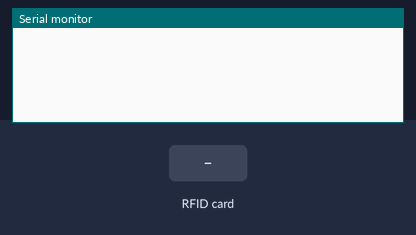
Recording of a sketch running on a simulated Arduino Uno, built with avr-gcc and run on an emulated ATmega328P. On the bench: the last lines printed to the serial monitor. The test bench sets the inputs (shaded band).

Above: at 1.2 s.
1.3 s: RFID card 5E 7A 19 C4 held to the reader
At 2.5 s:
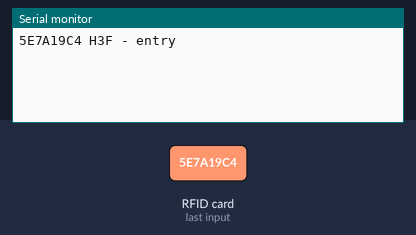
2.8 s: RFID card 5E 7A 19 C4 held to the reader
At 4.1 s:
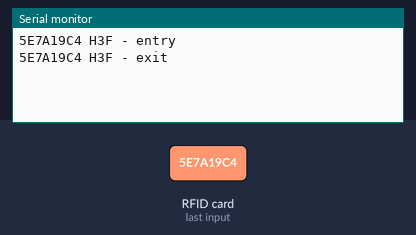

The sketch:

RFID_v6.ino
```cpp
#include <SPI.h>
#include <RFID.h>

#define ss 10 // change depending on wiring
#define rst 9 // change depending on wiring
#define tags_in_circulation 3 // tags in circulation
int databasesize = 3; // how many tags can be in one location
String setlocation = "H3F"; // building, floor number + F

RFID rfid(ss, rst);

class card {
  public:
    unsigned char UID[5];
    String location;
    bool entry;
};

card database[tags_in_circulation];
card detected_card;
int current_slot;
int existing_slot;

void setup() {
  Serial.begin(9600);
  SPI.begin();
  rfid.init();
  current_slot = 0;
  existing_slot = 0;
}

void loop() {
  if (rfid.isCard()) {
    if (rfid.readCardSerial()) {
      record_to_detected();  // UID is stored to detected_card
      entrystatus(); // if there is an entry in the database already, we know if its an exiting or entering tag
      printcard(); // print the card info, stored on detected_card
      database[current_slot] = detected_card;
      current_slot = (current_slot + 1) % databasesize;
    }
    delay(1500);
  }
}

void record_to_detected() {
  for (int i = 0; i < 4; i++) {
    detected_card.UID[i] = rfid.serNum[i];
  }
  detected_card.location = setlocation;
}

void entrystatus() {
  for (int i = 0; i < tags_in_circulation; i++) {
    if (detected_card.UID == database[i].UID) {
      detected_card.entry = database[i].entry;
    }
  }
  detected_card.entry = !detected_card.entry;
}

void printcard() {
  for (int i = 0; i < 4; i++) {
    Serial.print(detected_card.UID[i], HEX);
  }
  Serial.print(" ");
  Serial.print(detected_card.location);
  Serial.print(" - ");
  if (detected_card.entry == true) { Serial.print("entry"); }
  if (detected_card.entry == false) { Serial.print("exit"); }
  Serial.println(); Serial.println();
}
```

Measured:
- after the input at 1.3 s, the serial monitor: prints a new line at once (image 1)
- after the input at 2.8 s, the serial monitor: prints a new line at once (image 2)
